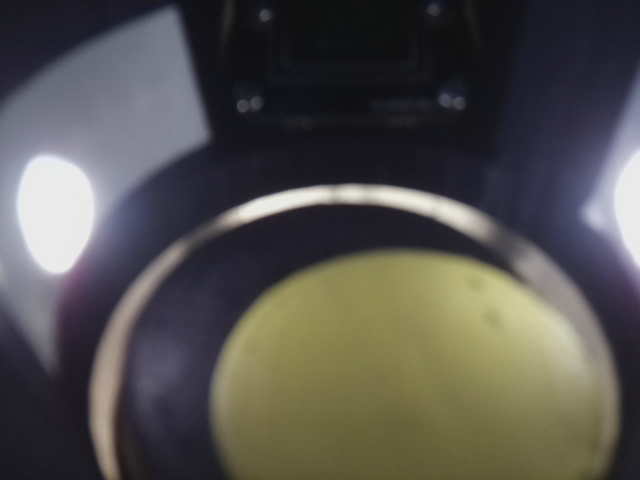
#> input picture OpenCV/Active/tokYellow.png, 640 x 480 px, given in place of the camera
$ python TokenDetect.py   (Python 2 division)   (older library calls are emulated)
#> lines starting #> are read from the running program, lines starting #| are printed output that depends on the picture; after the words box and inside, x2 and y2 are one past the last pixel; in counts of white or black regions, pixels touching at a corner belong together
#!/usr/bin/python

# Creator: Ryan Mathews
# Purpose: Detect color of token by checking picture for all range of colors
# Algorithm will ensure only one color is detected
# Otherwise program will take another snapshot and try again

# Each color tested seperately; others commented out during tests
# However, has the ability to detect all at the same time

import cv2
import numpy as np

# Color Logics

GREEN_P = False
RED_P = False
BLUE_P = False
YELLOW_P = False
PURPLE_P = False

count = 0

# Change to RGB
# Program algorithm to return rgb values of loop of pixels in center of image
# Program range of RGB values surrounding the rgb values of algorithm above
# OpenCV returns color as   G-B-R	(not RGB)

# Green
lowerBoundG=np.array([105,50,25])
upperBoundG=np.array([140,100,75])

# Red
lowerBoundR=np.array([0,50,25])
upperBoundR=np.array([15,100,75])
lowerBoundRe=np.array([350,50,25])
upperBoundRe=np.array([360,100,75])

# Blue
lowerBoundB=np.array([85,30,70])
upperBoundB=np.array([115,60,100])

# Yellow
lowerBoundY=np.array([20,50,25])
upperBoundY=np.array([30,100,75])

# Purple
lowerBoundP=np.array([265,50,25])
upperBoundP=np.array([345,100,75])

# Cyan
lowerBoundC=np.array([160,100,0])
upperBoundC=np.array([185,130,30])

# Grey
# lowerBoundGr=np.array([0,0,40])
# upperBoundGr=np.array([0,0,85])

cam=cv2.VideoCapture(0)
kernelOpen=np.ones((5,5))
kernelClose=np.ones((20,20))


def trackSquare( lowBound, upBound):
	mask = cv2.inRange( imgHSV, lowBound, upBound )

	maskOpen=cv2.morphologyEx( mask, cv2.MORPH_OPEN, kernelOpen )
	maskClose=cv2.morphologyEx( maskOpen, cv2.MORPH_CLOSE, kernelClose )

	maskFinal=maskClose
	_,conts,h=cv2.findContours( maskFinal.copy(), cv2.RETR_EXTERNAL, cv2.CHAIN_APPROX_NONE )

	cv2.drawContours(img,conts,-1,(255,0,0),3)
        for i in range(len(conts)):
                x,y,w,h=cv2.boundingRect(conts[i])
                cv2.rectangle(img,(x,y),(x+w,y+h),(0,0,255),2)

	if conts:
		return True

while True:
	ret, img=cam.read()
#> img is the input picture: shape (480, 640, 3); mean B, G, R 79.5, 82.1, 84.6
	img=cv2.resize(img,(340,220))
#> img: shape (220, 340, 3)

	# disable camera after capturing img
	#cam.release()

	imgHSV=cv2.cvtColor( img, cv2.COLOR_BGR2HSV )
#> imgHSV: shape (220, 340, 3); mean H, S, V 91.2, 64.5, 92.5

	# P = PRESENT
	GREEN_P = trackSquare( lowerBoundG,  upperBoundG  )
#> in trackSquare, `mask = cv2.inRange( imgHSV, lowBound, upBound )`:
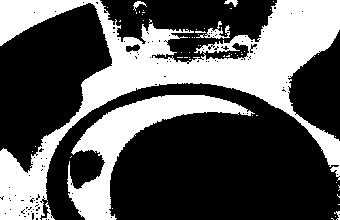
#> mask: shape (220, 340); 35.1% white; 59 white regions (52 under 20 px), largest, box (x1, y1, x2, y2) and area: (0, 0, 340, 220) 19841, (67, 95, 255, 220) 5893, (196, 21, 230, 39) 201
#> in trackSquare, `maskOpen=cv2.morphologyEx( mask, cv2.MORPH_OPEN, kernelOpen )`:
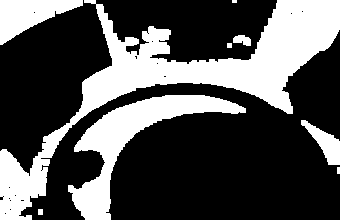
#> maskOpen: shape (220, 340); 32.3% white; 9 white regions (1 under 20 px), largest, box (x1, y1, x2, y2) and area: (0, 0, 340, 220) 15601, (68, 95, 246, 220) 5683, (0, 0, 83, 45) 1933
#> in trackSquare, `maskClose=cv2.morphologyEx( maskOpen, cv2.MORPH_CLOSE, kernelClose )`:
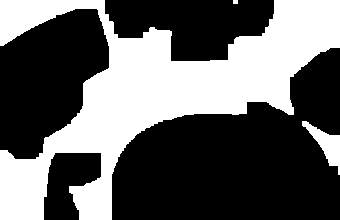
#> maskClose: shape (220, 340); 38.5% white; 3 white regions
#> in trackSquare, `_,conts,h=cv2.findContours( maskFinal.copy(), cv2.RETR_EXTERNAL, cv2.C..`: conts = 3 contours, 1 with area under 20; largest, box (x1, y1, x2, y2) and area: (0, 0, 340, 220) 27276, (302, 121, 340, 175) 666; h = [[1, -1, -1, -1], [2, 0, -1, -1], [-1, 1, -1, -1]]
#> in trackSquare, `cv2.drawContours(img,conts,-1,(255,0,0),3)`:
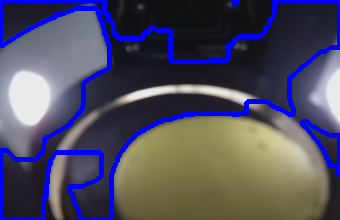
#> img: shape (220, 340, 3); mean B, G, R 99.3, 77.4, 79.7
#> the loop in trackSquare, `for i in range(len(conts)):` made 3 passes
#> (x, y, w, h) on passes 1 to 3: (302, 121, 38, 54), (233, 0, 5, 4), (0, 0, 340, 220)
#> after the loop in trackSquare, `for i in range(len(conts)):`:
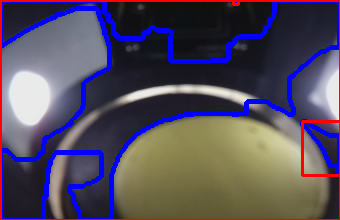
#> img: shape (220, 340, 3); 2.78% of pixels changed, all inside (x1, y1, x2, y2) = (0, 0, 340, 220)
        RED_P = trackSquare( lowerBoundR,  upperBoundR  )
#> in trackSquare (call 2), `mask = cv2.inRange( imgHSV, lowBound, upBound )`:
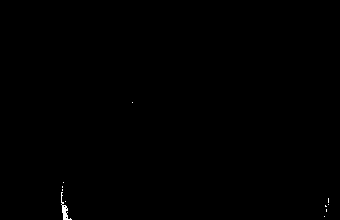
#> mask: shape (220, 340); 0.15% white; 11 white regions (10 under 20 px), largest, box (x1, y1, x2, y2) and area: (61, 192, 72, 220) 94
#> in trackSquare (call 2), `maskOpen=cv2.morphologyEx( mask, cv2.MORPH_OPEN, kernelOpen )`: maskOpen: shape (220, 340); every value is 0
#> in trackSquare (call 2), `_,conts,h=cv2.findContours( maskFinal.copy(), cv2.RETR_EXTERNAL, cv2.C..`: conts = []; h = None
	#REDE_P = trackSquare( lowerBoundRe, upperBoundRe )
        YELLOW_P = trackSquare( lowerBoundY,  upperBoundY  )
#> in trackSquare (call 3), `mask = cv2.inRange( imgHSV, lowBound, upBound )`: mask: shape (220, 340); 0.12% white in thin lines or dots, all inside (x1, y1, x2, y2) = (117, 117, 327, 220)
        BLUE_P = trackSquare( lowerBoundB,  upperBoundB  )
#> in trackSquare (call 4), `mask = cv2.inRange( imgHSV, lowBound, upBound )`:
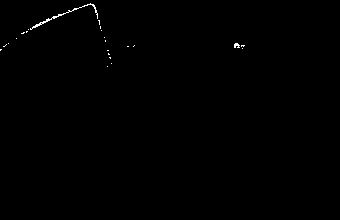
#> mask: shape (220, 340); 0.28% white in thin lines or dots, all inside (x1, y1, x2, y2) = (0, 3, 245, 67)
	PURPLE_P = trackSquare( lowerBoundP,  upperBoundP  )
	CYAN_P = trackSquare( lowerBoundC, upperBoundC )


	if GREEN_P:
		print("Green")
		count = count + 1
	if RED_P:
		print("Red")
		count = count + 1
	if YELLOW_P:
		print("Yellow")
		count = count + 1
	if BLUE_P:
		print("Blue")
		count = count + 1
	if PURPLE_P:
		print("Purple")
		count = count + 1
	if CYAN_P:
		print("Cyan")
		count = count + 1

	if (count==1):
		print("Detection Successful")
		break
	elif (count<0):
		print("No color detected")
		break
	elif (count>1):
		print("Multiple colors detected")
		break

	# Show Image
	# cv2.imshow("cam",img)

	# Pause Loop
	# cv2.waitKey(10)

	# Escape Key
	# if cv2.waitKey(10) == 27:
	#	break

# Release camera from program otherwise no other program may use it
cam.release()

# Desroy Image/Video Window
# cv2.destroyAllWindows()
